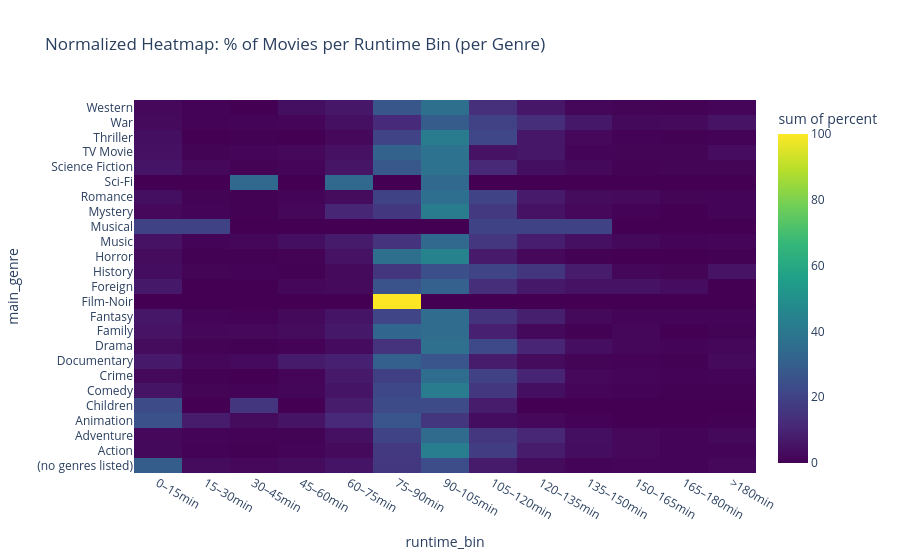

Notebook code for this chart:
### Code cell
genre_runtime = df.groupby(["main_genre", "runtime_bin"]).size().reset_index(name="count")

genre_totals = genre_runtime.groupby("main_genre")["count"].transform("sum")
genre_runtime["percent"] = genre_runtime["count"] / genre_totals * 100

fig = px.density_heatmap(
    genre_runtime,
    x="runtime_bin",
    y="main_genre",
    z="percent",
    color_continuous_scale="Viridis",
    title="Normalized Heatmap: % of Movies per Runtime Bin (per Genre)"
)
fig.show()

### Figure 1 — Plotly figure (JSON) as saved in the notebook; plotly's stock layout.template omitted (floating-point values rounded to 4 significant figures; data arrays with more than 128 entries replaced by an {"elided": "..."} marker saying what was removed)
{"data": [{"coloraxis": "coloraxis", "histfunc": "sum", "hovertemplate": "runtime_bin=%{x}<br>main_genre=%{y}<br>sum of percent=%{z}<extra></extra>", "name": "", "type": "histogram2d", "x": {"elided": "325 str values"}, "xaxis": "x", "xbingroup": "x", "y": {"elided": "325 str values"}, "yaxis": "y", "ybingroup": "y", "z": {"elided": "325 float values"}}], "layout": {"coloraxis": {"colorbar": {"title": {"text": "sum of percent"}}, "colorscale": [[0, "#440154"], [0.1111, "#482878"], [0.2222, "#3e4989"], [0.3333, "#31688e"], [0.4444, "#26828e"], [0.5556, "#1f9e89"], [0.6667, "#35b779"], [0.7778, "#6ece58"], [0.8889, "#b5de2b"], [1, "#fde725"]]}, "legend": {"tracegroupgap": 0}, "title": {"text": "Normalized Heatmap: % of Movies per Runtime Bin (per Genre)"}, "xaxis": {"anchor": "y", "domain": [0, 1], "title": {"text": "runtime_bin"}}, "yaxis": {"anchor": "x", "domain": [0, 1], "title": {"text": "main_genre"}}}}
